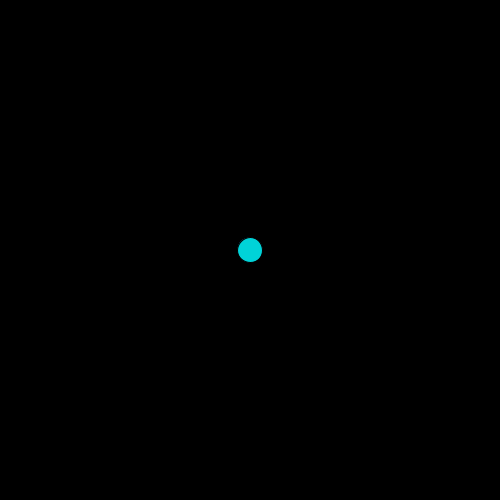
Frame 1 (no input)
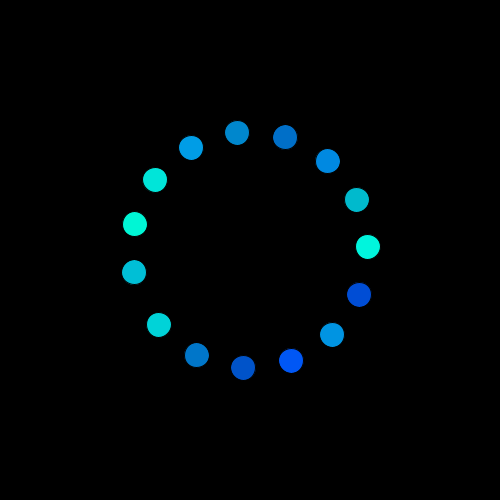
Frame 60 (the mouse pressed at the canvas centre just before this capture)
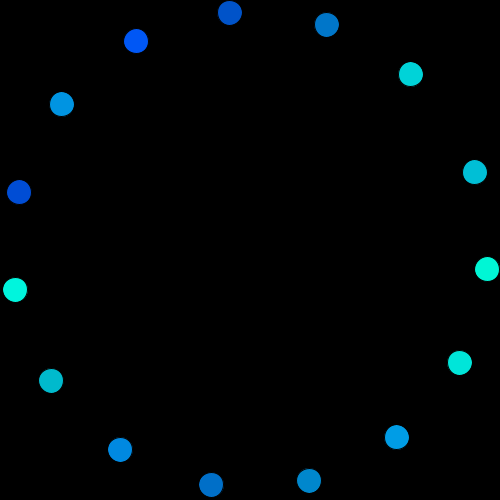
Frame 120 (the mouse held since frame 60 and released just before this capture)

The Processing sketch that drew these frames (run headless with seeded random() and noise(); from frame 60 on, the mouse is pressed at the canvas centre):

// Processing sketch: circle2
// ── circle2.pde
int cr = 0, dr = 0;
float cx = 0, cy = 0, a = 0;
color[] col = new color[16];

void setup()
{
  size(500, 500);
  makecolors();
  loop();
}
void draw()
{ 
  background(0);
  for(int n = 0; n < 15; n++)
  {
    fill(col[n]);
    d(n * (6.2/15));
  }
  a += 0.05;
  if(cr < 2) dr = 2;
  if(cr > 400) { makecolors(); cr = 0; }
  cr += dr;
}
void d(float da)
{
  cx = cr*cos(a + da) + 250;
  cy = cr*sin(a + da) + 250;
  ellipse(cx, cy, 25, 25);
}
void makecolors()
{
 for(int n = 0; n < 16; n++)
 {
   col[n] = color(0, random(75, 255), random(200, 255));
 } 
}
